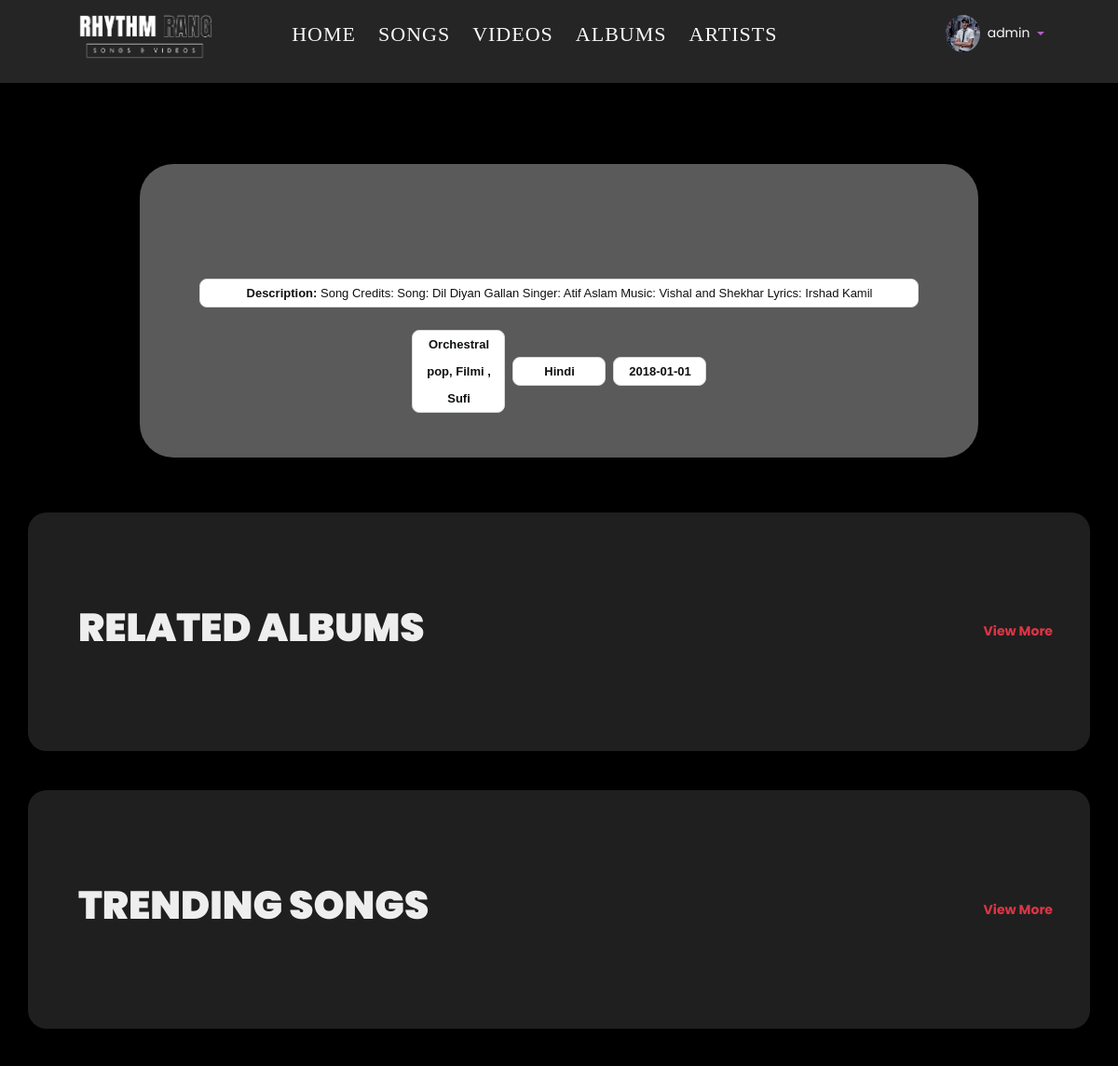
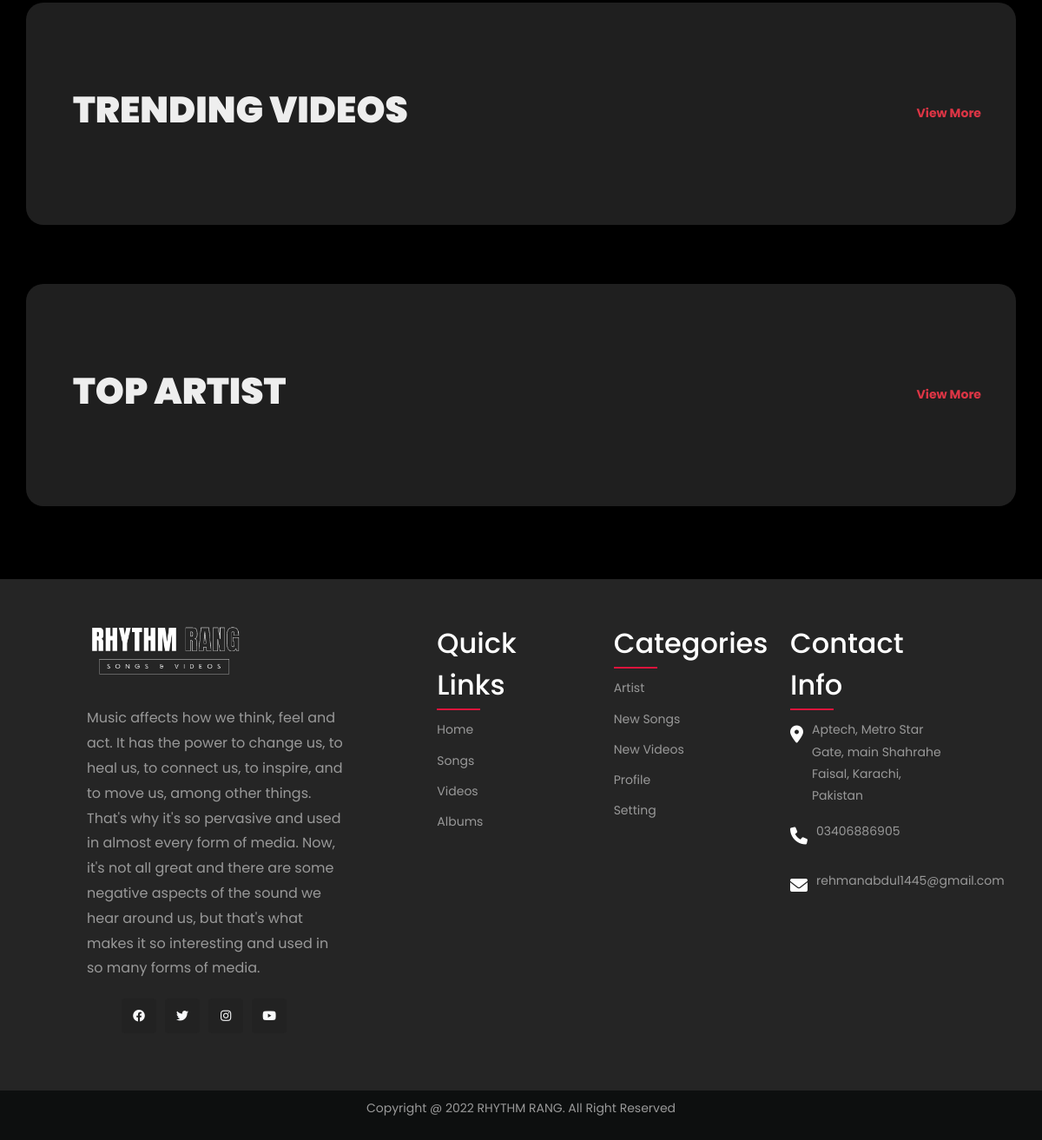
Screenshot of /user/playalbum.php (signed in) with the database file from the repository (2 pictures, top to bottom).
### tables this page shows
CREATE TABLE `songs` (
  `id` int(11) NOT NULL,
  `album` varchar(250) NOT NULL,
  `image` varchar(250) NOT NULL,
  `title` varchar(250) NOT NULL,
  `artist` varchar(250) NOT NULL,
  `song` varchar(250) NOT NULL,
  `genre` varchar(250) NOT NULL,
  `language` varchar(250) NOT NULL,
  `date` text NOT NULL,
  `description` varchar(250) NOT NULL
);

### user/playalbum.php (the view, shortened to what this page needs)
<?php
include "header-footer/header.php";
include "../admin2/pages/config.php";
$select_2 = "SELECT * FROM songs WHERE `album`='$ctitle' LIMIT 1";
$select_run_2 = mysqli_query($conn, $select_2);
?>
<link rel="stylesheet" href="css/css/owl.carousel.min.css">
<link rel="stylesheet" href="css/css/owl.theme.default.min.css">
<link rel="stylesheet" href="css/css/style.css">
<link rel="stylesheet" href="css/textanimation.css">
<link rel="stylesheet" href="check.css">
    <link
      rel="stylesheet"
      href="https://cdn.jsdelivr.net/npm/bootstrap-icons@1.9.1/font/bootstrap-icons.css"
    />
    <br><br><br>
<div class="container">
<div class="containerrrrr" style="margin-top: 100px;">
      <div class="player">
        <br><br><br>
<?php
        while ($row1 = mysqli_fetch_array($select_run_2)) {
?>
        <button class="button-13 mr-2 mb-4" style="width: 100%;" disabled role="button"><b>Description: </b><?php echo $row1["description"] ?></button>
        <div style="display: flex; justify-content: center; align-items: center;">
        <button class="button-13 mr-2" disabled role="button"><b><?php echo $row1["genre"] ?></b></button>
        <button class="button-13 mr-2" disabled role="button"><b><?php echo $row1["language"] ?></b></button>
        <button class="button-13" disabled role="button"><b><?php echo $row1["date"] ?></b></button>
        </div>
        <?php
}
?>
      </div>
    </div>
    </div>
    <br><br><br>
<section class="ftco-section">
			<div class="container" style="background-color: #1f1f1f; padding: 40px; border-radius: 20px;">
            <div class="iq-card">
            <div class="iq-card-header d-flex justify-content-between">
            <div class="iq-header-title">
                <div id="wrapper">
                  <div id="container">
                      <h1 class="title-textt">RELATED ALBUMS</h1>
                  </div>
              </div>
                <br>
            </div>
            <div class="d-flex align-items-center iq-view">
                <b><a href="album.php" class="mb-0 text-danger">View More</a></b>
            </div>
            </div>
			</div>
		</section>
<br><br><br>
<section class="ftco-section">
			<div class="container" style="background-color: #1f1f1f; padding: 40px; border-radius: 20px;">
            <div class="iq-card">
            <div class="iq-card-header d-flex justify-content-between">
            <div class="iq-header-title">
                <div id="wrapper">
                  <div id="container">
                      <h1 class="title-textt">TRENDING SONGS</h1>
                  </div>
              </div>
                <br>
            </div>
            <div class="d-flex align-items-center iq-view">
                <b><a href="songs.php" class="mb-0 text-danger">View More</a></b>
            </div>
            </div>
			</div>
		</section>
<br><br><br>
<section class="ftco-section">
			<div class="container" style="background-color: #1f1f1f; padding: 40px; border-radius: 20px;">
            <div class="iq-card">
            <div class="iq-card-header d-flex justify-content-between">
            <div class="iq-header-title">
                <div id="wrapper">
                  <div id="container">
                      <h1 class="title-textt">TRENDING VIDEOS</h1>
                  </div>
              </div>
                <br>
            </div>
            <div class="d-flex align-items-center iq-view">
                <b><a href="videos.php" class="mb-0 text-danger">View More</a></b>
            </div>
            </div>
			</div>
		</section>
<br><br><br><br>
<section class="ftco-section">
			<div class="container" style="background-color: #1f1f1f; padding: 40px; border-radius: 20px;">
            <div class="iq-card">
            <div class="iq-card-header d-flex justify-content-between">
            <div class="iq-header-title">
                <div id="wrapper">
                  <div id="container">
                      <h1 class="title-textt">TOP ARTIST</h1>
                  </div>
              </div>
                <br><br><br>
            </div>
            <div class="d-flex align-items-center iq-view">
                <b><a href="artist.php" class="mb-0 text-danger">View More</a></b>
            </div>
            </div>
			</div>
		</section>
<br><br><br><br>
<?php
include "header-footer/footer.php";
?>

### user/css/textanimation.css (style rules this page uses)
#wrapper { margin-left: auto; margin-right: auto; max-width: 80em; }
#container { display: flex; flex-direction: column; float: left; justify-content: center; min-height: 22vh; padding: 1em; width: 100%; }
.title-textt { animation: text-shadow 1.5s ease-in-out infinite; font-size: 3em; font-weight: 900; line-height: 1; color: #eee; }

### user/check.css (style rules this page uses)
*, *::before, *::after { box-sizing: border-box; }
body { background-image: url(images/studioimgg.jpg); background-size: contain; background-size: cover; background-repeat: no-repeat; }
.button-13 { background-color: #fff; border: 1px solid #d5d9d9; border-radius: 8px; box-sizing: border-box; color: #0f1111; cursor: pointer; display: inline-block; font-family: "Amazon Ember",sans-serif; font-size: 13px; line-height: 29px; padding: 0 10px 0 11px; position: relative; text-align: center; text-decoration: none; user-select: none; -webkit-user-select: none; vertical-align: middle; width: 100px; }
.containerrrrr { display: flex; align-items: center; justify-content: center; height: 100%; width: 100%; overflow: hidden; }
.player { width: 900px; padding: 48px 64px; border-radius: 36px; background-color: rgba(225, 225, 225, 0.4); -webkit-backdrop-filter: blur(5px); backdrop-filter: blur(5px); }

### user/css/variable.css (style rules this page uses)
:root { --iq-title-text: #222428; --iq-body-text:#4a525f; --iq-body-header:#FBFCFF; --iq-body-bg: #ffffff; --iq-primary: #ff4545; --iq-secondary: #a09e9e; --iq-success: #1ee2ac; --iq-warning: #ffdd31; --iq-danger: #ff7750; --iq-info: #00d0ff; --iq-dark: #01041b; --iq-light: #ccced2; --iq-black: #4a525f; --iq-gray: #c2c2c2; --iq-close: #ff4e4e; --iq-search: #b4a4ff; --iq-light-primary: #fcd9d8; --iq-light-secondary: #f1f2f1; --iq-light-success: #e1fff7; --iq-light-danger: #ffe4dc; --iq-light-warning: #fefaee; --iq-light-info: #f4f0ff; --iq-light-dark: #f0efef; --iq-light-close: #ffdbdb; --iq-light-menu: #9f8bf6; --iq-light-search: #5b43c7; --iq-light-hover: #b8b9bc; --iq-primary-hover: #fa3a3a; --iq-secondary-hover: #5b5959; --iq-success-hover: #0ce1a6; --iq-danger-hover: #f9663c; --iq-warning-hover: #ffdb23; --iq-info-hover: #03b6de; --iq-dark-hover: #00020f; --iq-border-light: #DFDFDF; --iq-border-danger: #ff9273; --iq-light-card: #ffffff; --iq-primary-rgb: 100, 114, 248; --iq-border-radius:0px 15px; --iq-bg-gray:#f8f8fd; --iq-hover:#ea0f0f; --iq-color1: #4e37b2; --iq-color2: #02d871; --iq-color3: #309cf3; --iq-color4: #ff00ff; --iq-color5: #fb1f4c; --iq-color6: #00ced1; --iq-color7: #f35f3b; --iq-color8: #fde117; --iq-color9: #ff0000; --iq-color10: #88028c; --iq-color11: #00d5ab; --iq-color12: #ce9252; --iq-color13: #f9ae02; --iq-color14: #1e7fe4; --iq-color15: #006400; --iq-color16: #fa7c04; --iq-color17: #81bf02; --iq-color18: #99a7ca; --iq-color19: #3d2a26; --iq-color20: #a0746b; }

### rows the page displays
songs: description "Song Credits: Song: Dil Diyan Gallan Singer: Atif Aslam Music: Vishal and Shekhar Lyrics: Irshad Kamil", genre "Orchestral pop, Filmi , Sufi", language "Hindi", date "2018-01-01"

### other values shown
$_SESSION['user']['name'] "admin"
